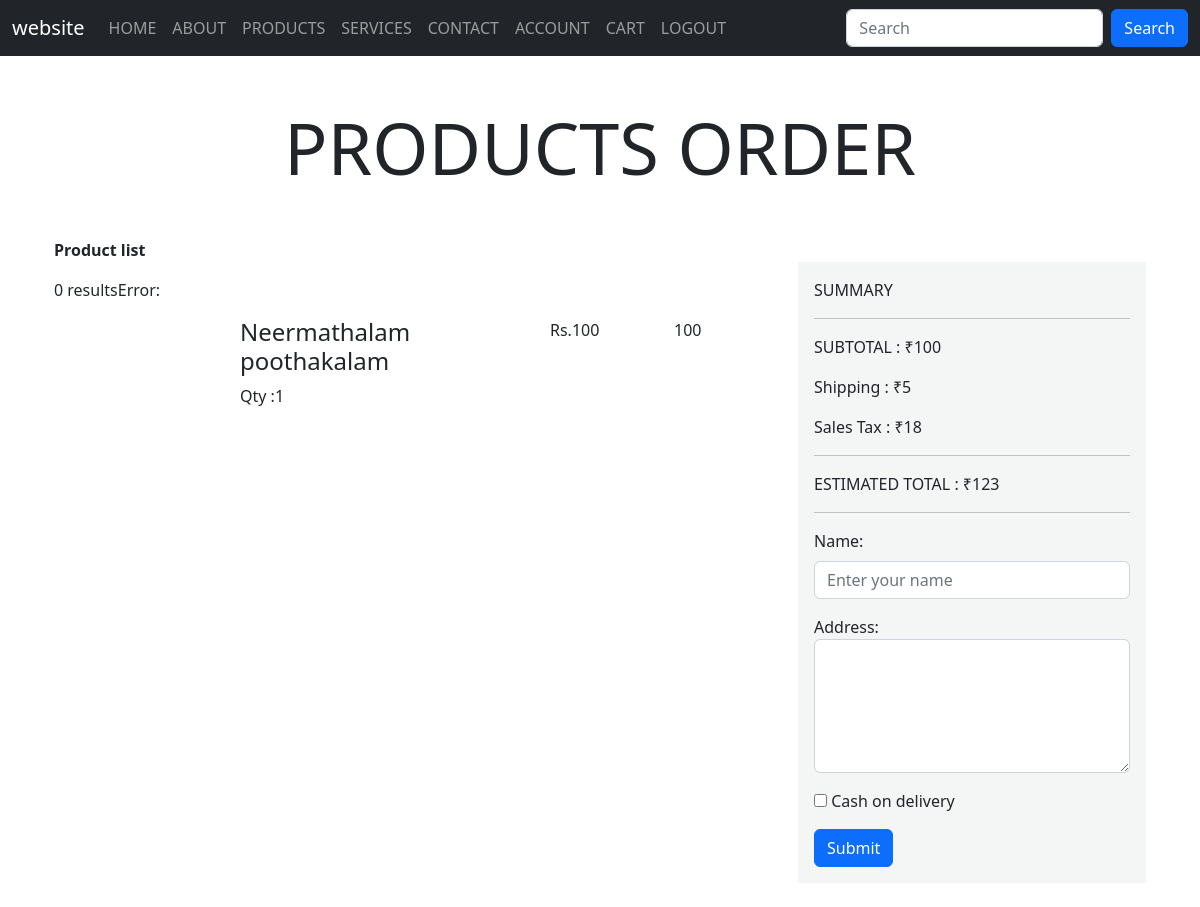
Screenshot of /checkout.php?fromcart=1 (signed in) with the database file from the repository.
### tables this page shows
CREATE TABLE `orders` (
  `id` int(11) NOT NULL,
  `order_name` varchar(100) NOT NULL,
  `order_address` text NOT NULL,
  `order_type` varchar(100) NOT NULL,
  `order_status` varchar(100) NOT NULL,
  `order_user` varchar(100) NOT NULL,
  `product_id` varchar(100) NOT NULL,
  `product_name` varchar(100) NOT NULL,
  `product_image` text NOT NULL,
  `product_price` double NOT NULL,
  `product_qty` varchar(100) NOT NULL,
  `product_amount` double NOT NULL
);

### checkout.php (the view, shortened to what this page needs)
<?php
 include("header.php");
 ?>
<!DOCTYPE html>
<html lang="en">
<head>
    <link rel="stylesheet" href="https://cdn.jsdelivr.net/npm/bootstrap@5.2.3/dist/css/bootstrap.min.css">
    <link rel="stylesheet" href="https://cdn.jsdelivr.net/npm/bootstrap-icons@1.11.3/font/bootstrap-icons.min.css">
    <link rel="stylesheet" href="main.css">
    <div class="container mt-5">
        <h1 class="display-2 text-center mb-5">PRODUCTS ORDER</h1>
</head>
<body>
<div class="container">
    <div class="row">
        <div class="col-sm-8">
        <div class="col-sm-3">
        <p class="col-mt-5"><b>Product list</b></p>
        </div>
        <?php
        $user = $_SESSION["loginuser"];
        if(isset($_GET["fromcart"])){
$sql0 = "DELETE FROM `orders` WHERE order_user ='$user'  AND order_status='0'";
$conn->query($sql0);
            $sql1="SELECT * FROM `cart` WHERE `cart_user` ='$user' ";
            $result=$conn->query($sql1);
            if($result->num_rows > 0) {
                $sql="";
                while($row = $result->fetch_assoc()) {
                    $product_id = $row['product_id'];
                    $product_name = $row['product_name'];
                    $product_image = $row['product_image'];
                    $product_price = $row['product_price'];
                    $product_qty = $row['product_qty'];
                    $product_amount = $row['product_amount'];
                    $sql .="INSERT INTO `orders`(`id`, `order_name`, `order_address`, `order_type`, `order_status`, `order_user`, `product_id`, `product_name`, `product_image`, `product_price`, `product_qty`, `product_amount`) VALUES ('','','','','0','$user','$product_id','$product_name','$product_image','$product_price','$product_qty','$product_amount');";
                 }
            }else {
                echo"0 results";
            }
            if ($conn->multi_query($sql) === TRUE) {
                echo "New records created successfully";
                header("Location: checkout.php");
              } else {
                echo "Error: " . $sql . "<br>" . $conn->error;
              }
            }
        ?>
<?php
                $sql = "SELECT * FROM orders WHERE order_user = '$user' AND order_status='0'" ;
              $result = $conn->query($sql);
              $sub = 0;
              if ($result->num_rows > 0) {
                while($row = $result->fetch_assoc()) {
                    $qty =$row["product_qty"];
                    $amt=$qty * $row["product_price"];
                    $sub += $amt;
                    ?>
    <div class="row my-3">
    <div class="col-sm-3 img">
        </div>
        <div class="col-sm-5  bb">
            <div class="">
           <h4> <?php echo $row["product_name"];?></h4>
                  <p>Qty :<?php echo $row["product_qty"];?></p>
                  </div>
        </div>
        <div class="col-sm-2  cc">
        <div class="">
        <p>Rs.<?php echo $row["product_price"]?></p>
        </div>
        </div>
        <div class="col-sm-2 dd" >
        <div class="">
        <p><?php echo $row ["product_amount"]?></p>
        </div>
        </div>
        </div>
        <?php
                }
                    $shp= $sub*5/100;
                    $tax =$sub*18/100;
                    $tot= $sub+$shp+$tax;
              } else {
                echo "0 results";
              }
            ?>
    </div>
    <div class="col-sm-4 my-4">
<div class="check-sum">
    <div class="p-3">
    <p>SUMMARY</p>
              <hr>
              <p>SUBTOTAL : ₹<?php echo $sub;?></p>
            <P>Shipping : ₹<?php echo $shp;?></P>
            <p>Sales Tax : ₹<?php echo $tax;?></p>
            <hr>
            <p>ESTIMATED TOTAL : ₹<?php echo $tot;?> </p>
            <hr>
            <form action="" method="post">
            <div class="mb-3 mt-3">
                        <label for="order_name" class="form-label">Name:</label>
                         <input type="text" class="form-control" id="order_name" placeholder="Enter your name" name="order_name">
                    </div>
                    <label for="order_address">Address:</label>
                    <textarea class="form-control" rows="5" id="order_address" name="order_address"></textarea>
                    <div class=" mt-3">
                    <input type="checkbox" name="order_type" id="" value="cod"> <span>Cash on delivery</span>
                    </div>
                    <button type="submit" class="btn btn-primary mt-3">Submit</button>
                </form>
            </div>
</div>
    </div>
</div>
</div>
</body>
</html>
<?php include("footer.php")?>

### main.css (style rules this page uses)
body { background-image: url("image/coverpage") !important; background-size: cover !important; }

### checkout.php (style rules this page uses)
.check-sum { min-height: 300px; background-color: #f4f5f5; }

### rows the page displays
orders: product_name "Neermathalam poothakalam", product_qty "1", product_price "100", product_amount "100"

### other values shown
$sub "100"
$shp "5"
$tax "18"
$tot "123"
